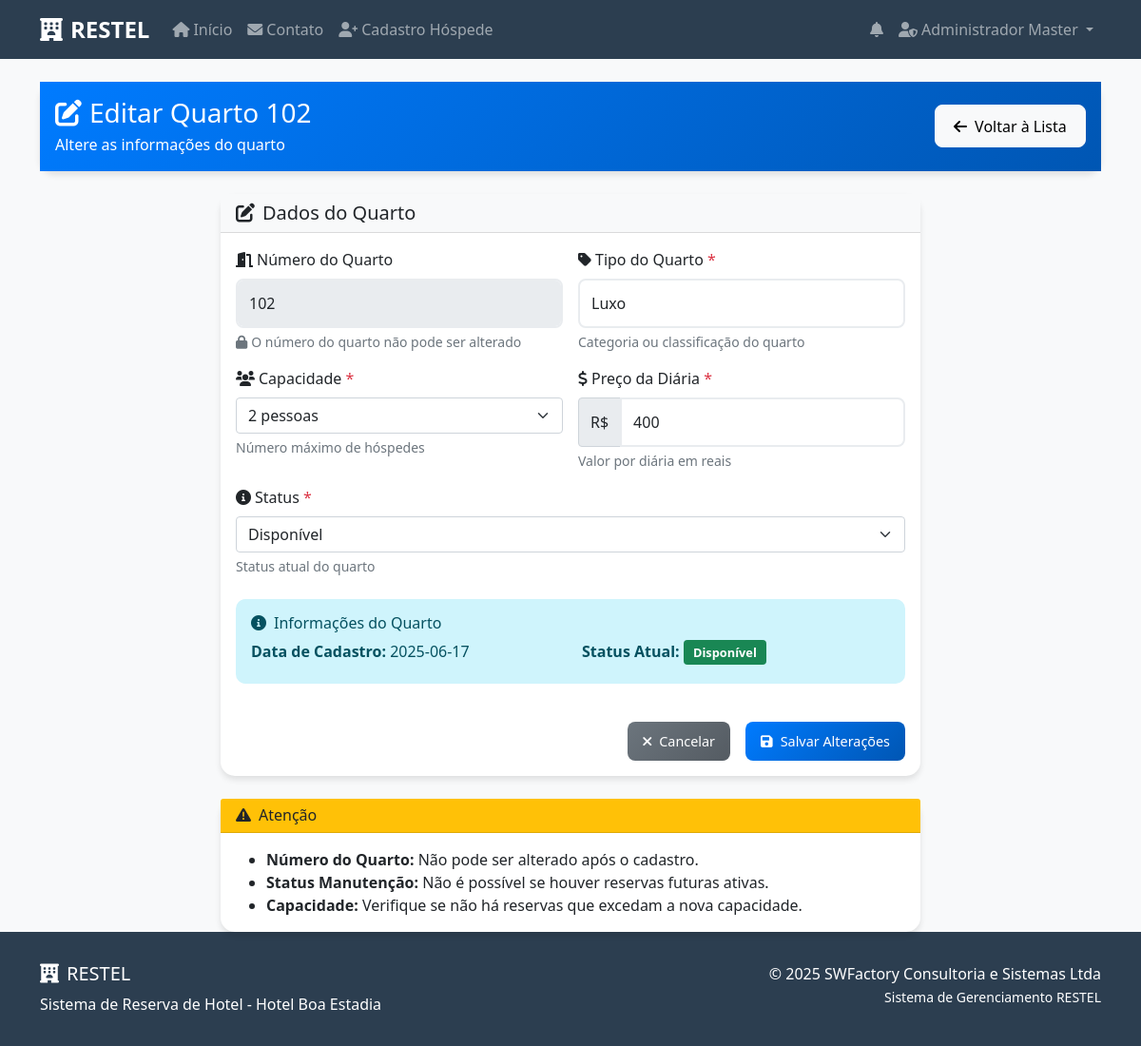
/admin/quarto/2/editar (signed in), run on an earlier commit of the app's database.
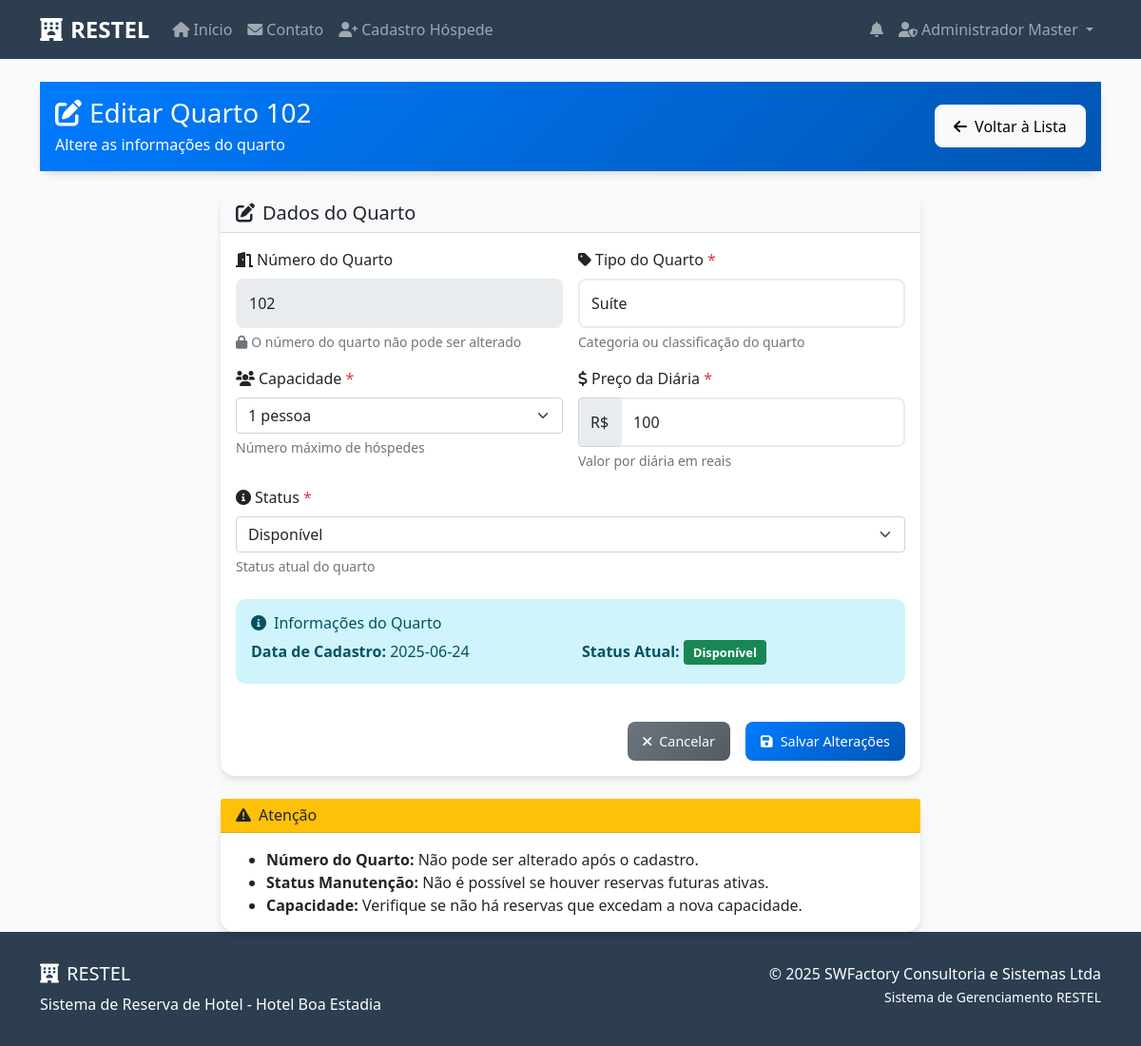
And on a later commit of the database.
### tables this page shows
CREATE TABLE quartos (
            id INTEGER PRIMARY KEY AUTOINCREMENT,
            numero TEXT UNIQUE NOT NULL,
            tipo TEXT NOT NULL,
            capacidade INTEGER NOT NULL,
            preco_diaria DECIMAL(10,2) NOT NULL,
            status TEXT NOT NULL CHECK(status IN ('Disponível', 'Ocupado', 'Manutenção')),
            ativo BOOLEAN DEFAULT 1,
            data_cadastro TIMESTAMP DEFAULT CURRENT_TIMESTAMP
        );

### src/restel/app.py (the view)
@app.route('/admin/quarto/<int:quarto_id>/editar')
def editar_quarto(quarto_id):
    if 'admin_id' not in session:
        flash('Acesso negado! Faça login como administrador.', 'error')
        return redirect(url_for('login_admin'))
    conn = get_db_connection()
    quarto = conn.execute('SELECT * FROM quartos WHERE id = ? AND ativo = 1', (quarto_id,)).fetchone()
    conn.close()
    if not quarto:
        flash('Quarto não encontrado!', 'error')
        return redirect(url_for('gerenciar_quartos'))
    return render_template('admin_quarto_editar.html', quarto=quarto)

### src/restel/app.py (called while the page is built)
def get_db_connection():
    from flask import current_app
    db_path = current_app.config.get('DATABASE', DATABASE)
    conn = sqlite3.connect(db_path)
    conn.row_factory = sqlite3.Row
    return conn

@app.context_processor
def inject_notifications():
    if 'hospede_id' in session:
        user_id = session['hospede_id']
        user_type = 'hospede'
    elif 'admin_id' in session:
        user_id = session['admin_id']
        user_type = 'admin'
    else:
        return {}
    conn = get_db_connection()
    unread_count = conn.execute(
        'SELECT COUNT(*) FROM notificacoes WHERE usuario_id = ? AND usuario_tipo = ? AND lida = 0',
        (user_id, user_type)
    ).fetchone()[0]
    recent_notifications = conn.execute(
        'SELECT * FROM notificacoes WHERE usuario_id = ? AND usuario_tipo = ? ORDER BY data_criacao DESC LIMIT 5',
        (user_id, user_type)
    ).fetchall()
    conn.close()
    return dict(unread_count=unread_count, recent_notifications=recent_notifications)

### src/restel/templates/admin_quarto_editar.html (shortened to what the changed rows need)
{% extends "base.html" %}
{% block content %}
<div class="container mt-4">
    <div class="row">
        <div class="col-12">
            <div class="card bg-primary text-white">
                <div class="card-body">
                    <div class="row align-items-center">
                        <div class="col-md-8">
                            <h1 class="h3 mb-1">
                                <i class="fas fa-edit me-2"></i>Editar Quarto {{ quarto.numero }}
                            </h1>
                            <p class="mb-0">
                                Altere as informações do quarto
                            </p>
                        </div>
                    </div>
                </div>
            </div>
        </div>
    </div>
    <div class="row mt-4">
        <div class="col-lg-8 mx-auto">
            <div class="card">
                <div class="card-body">
                    <form method="POST" action="{{ url_for('processar_edicao_quarto', quarto_id=quarto.id) }}">
                        <div class="row g-3">
                            <div class="col-md-6">
                                <label for="numero" class="form-label">
                                    <i class="fas fa-door-open me-1"></i>Número do Quarto
                                </label>
                                <input type="text" class="form-control" id="numero" name="numero"
                                       value="{{ quarto.numero }}" readonly>
                                <div class="form-text text-muted">
                                    <i class="fas fa-lock me-1"></i>O número do quarto não pode ser alterado
                                </div>
                            </div>
                            <div class="col-md-6">
                                <label for="tipo" class="form-label">
                                    <i class="fas fa-tag me-1"></i>Tipo do Quarto <span class="text-danger">*</span>
                                </label>
                                <input type="text" class="form-control" id="tipo" name="tipo"
                                       value="{{ quarto.tipo }}" required placeholder="Ex: Standard, Suíte, Luxo">
                                <div class="form-text">
                                    Categoria ou classificação do quarto
                                </div>
                            </div>
                            <div class="col-md-6">
                                <label for="capacidade" class="form-label">
                                    <i class="fas fa-users me-1"></i>Capacidade <span class="text-danger">*</span>
                                </label>
                                <select class="form-select" id="capacidade" name="capacidade" required>
                                    <option value="1" {% if quarto.capacidade == 1 %}selected{% endif %}>1 pessoa</option>
                                    <option value="2" {% if quarto.capacidade == 2 %}selected{% endif %}>2 pessoas</option>
                                </select>
                                <div class="form-text">
                                    Número máximo de hóspedes
                                </div>
                            </div>
                            <div class="col-md-6">
                                <div class="input-group">
                                    <span class="input-group-text">R$</span>
                                    <input type="number" class="form-control" id="preco_diaria" name="preco_diaria"
                                           step="0.01" min="0" value="{{ quarto.preco_diaria }}" required>
                                </div>
                            </div>
                            <div class="col-md-12">
                                <label for="status" class="form-label">
                                    <i class="fas fa-info-circle me-1"></i>Status <span class="text-danger">*</span>
                                </label>
                                <select class="form-select" id="status" name="status" required>
                                    <option value="Disponível" {% if quarto.status == 'Disponível' %}selected{% endif %}>Disponível</option>
                                </select>
                                <div class="form-text">
                                    Status atual do quarto
                                </div>
                            </div>
                        </div>
                        <div class="row mt-4">
                            <div class="col-12">
                                <div class="alert alert-info">
                                    <div class="row">
                                        <div class="col-md-6">
                                            <p class="mb-1"><strong>Data de Cadastro:</strong> {{ quarto.data_cadastro.split(' ')[0] if quarto.data_cadastro else 'N/A' }}</p>
                                        </div>
                                        <div class="col-md-6">
                                            <p class="mb-1"><strong>Status Atual:</strong>
                                                {% if quarto.status == 'Disponível' %}
                                                    <span class="badge bg-success">{{ quarto.status }}</span>
                                                {% elif quarto.status == 'Ocupado' %}
                                                    <span class="badge bg-warning">{{ quarto.status }}</span>
                                                {% elif quarto.status == 'Manutenção' %}
                                                    <span class="badge bg-danger">{{ quarto.status }}</span>
                                                {% endif %}
                                            </p>
                                        </div>
                                    </div>
                                </div>
                            </div>
                        </div>
                    </form>
                </div>
            </div>
        </div>
    </div>
</div>
{% endblock %}

What changed in the data, as far as the page shows it:
changed quartos "Disponível": tipo "Luxo" → "Suíte"; capacidade "2 pessoas" → "1 pessoa"; preco_diaria "400" → "100"; data_cadastro "2025-06-17" → "2025-06-24"
